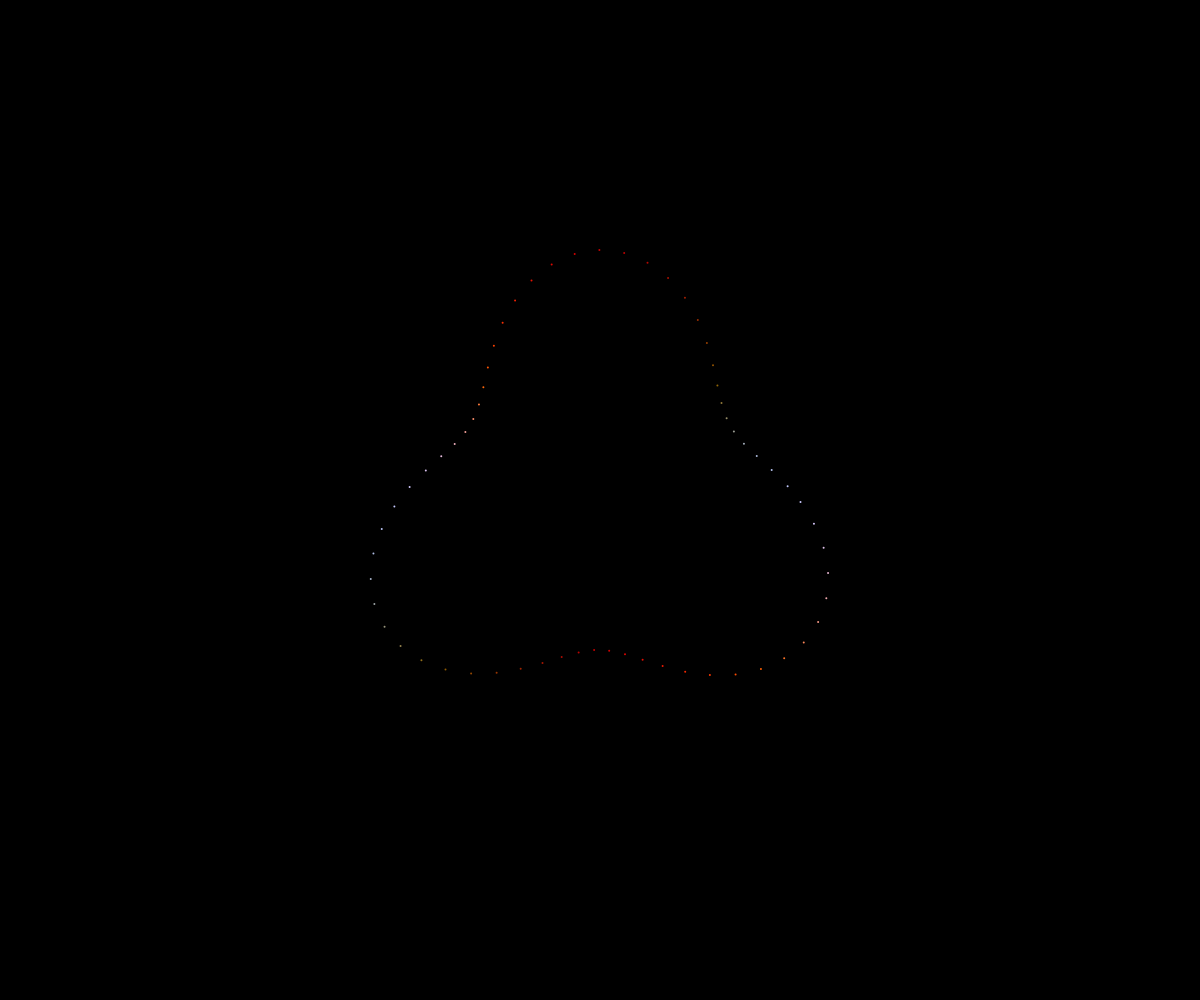
Frame 1 (no input)
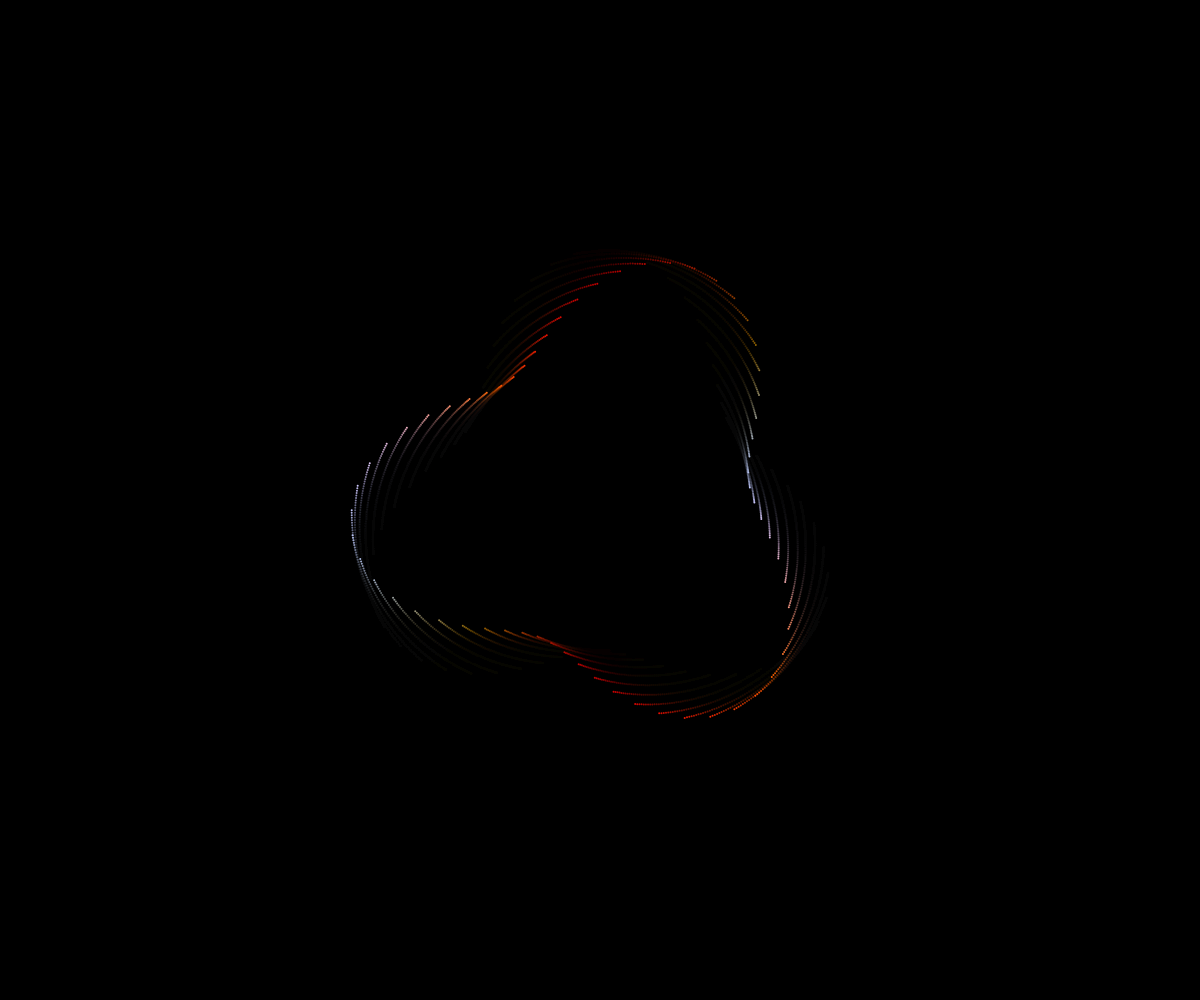
Frame 60 (no input)
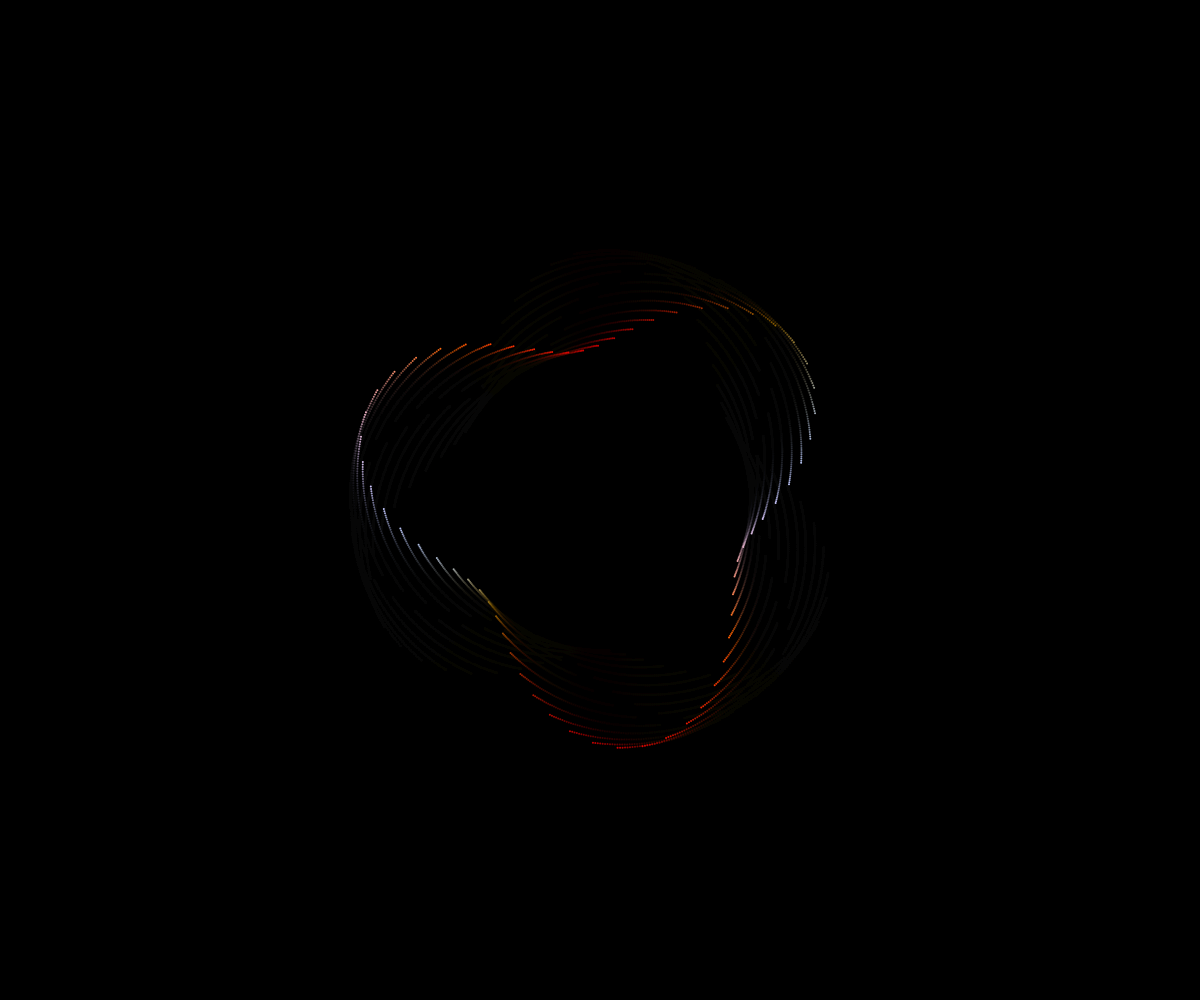
Frame 120 (the mouse pressed at the canvas centre since frame 60)

The p5.js sketch that drew these frames (run headless with seeded random() and noise() and a simulated clock; from frame 60 on, the mouse is pressed at the canvas centre):

// p5.js sketch
// ── sketch.js
let particles = [];
let colorTheme = 0;
let vortexSize = 200;

function setup() {
  createCanvas(windowWidth, windowHeight);
  background(0);
}

function draw() {
  background(0, 20); // Slight trail effect

  translate(width / 2, height / 2);
  let t = frameCount * 0.01;

  for (let i = 0; i < TWO_PI; i += 0.1) {
    let r = vortexSize + 50 * sin(t + i * 3 + mouseX * 0.01);
    let x = r * cos(i + t);
    let y = r * sin(i + t);

    stroke(getThemeColor(i + t));
    strokeWeight(2);
    point(x, y);
  }

  // Update and display particles
  for (let i = particles.length - 1; i >= 0; i--) {
    particles[i].update();
    particles[i].show();
    if (particles[i].finished()) {
      particles.splice(i, 1);
    }
  }
}

function mouseClicked() {
  for (let i = 0; i < 50; i++) {
    particles.push(new Particle(mouseX - width/2, mouseY - height/2));
  }
}

function keyPressed() {
  if (key === ' ') {
    colorTheme = (colorTheme + 1) % 3; // Switch theme
  } else if (key === 's') {
    vortexSize = max(50, vortexSize - 20); // Shrink
  } else if (key === 'b') {
    vortexSize += 20; // Grow
  }
}

function getThemeColor(angle) {
  let a = angle * 2;
  switch (colorTheme) {
    case 0: return color(200 + 55 * sin(a), 100 + 100 * cos(a), 255 * sin(a + PI / 2));
    case 1: return color(255 * noise(a), 200 * noise(a + 1), 255 * noise(a + 2));
    case 2: return color(255 * abs(sin(a)), 255 * abs(cos(a)), 180);
  }
}

class Particle {
  constructor(x, y) {
    this.pos = createVector(x, y);
    this.vel = p5.Vector.random2D().mult(random(1, 5));
    this.acc = createVector(0, 0.05);
    this.lifetime = 255;
  }

  finished() {
    return this.lifetime < 0;
  }

  update() {
    this.vel.add(this.acc);
    this.pos.add(this.vel);
    this.lifetime -= 4;
  }

  show() {
    noStroke();
    fill(255, this.lifetime);
    ellipse(this.pos.x, this.pos.y, 6);
  }
}
